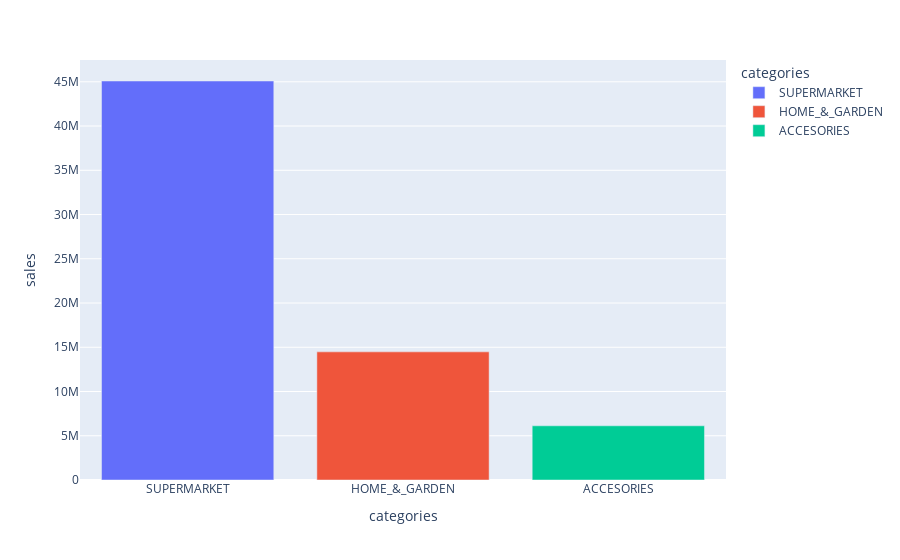

The code cell stored with this chart in its notebook:
### Markdown cell above
### Total de Vendas por Categoria (Ordernado de forma Ascendente)
As categorias são ACCESORIES, HOME_&_GARDEN e SUPERMARKET.

### Code cell
#Overall Sales Category 

sales_df = sales.groupby(['category'])[d_cols].sum()
cat_sales = sales_df.sum(axis = 1).sort_values(ascending=False)
bar_plot = pd.DataFrame({'categories':cat_sales.index, 'sales':cat_sales.values})
fig = px.bar(bar_plot, x='categories', y='sales', color = 'categories')
fig.show()
#img_bytes = fig.to_image(format="png")
#Image(img_bytes)

### Figure 1 — Plotly figure (JSON) as saved in the notebook; plotly's stock layout.template omitted (floating-point values rounded to 4 significant figures)
{"data": [{"alignmentgroup": "True", "hovertemplate": "categories=%{x}<br>sales=%{y}<extra></extra>", "legendgroup": "SUPERMARKET", "marker": {"color": "#636efa", "pattern": {"shape": ""}}, "name": "SUPERMARKET", "offsetgroup": "SUPERMARKET", "orientation": "v", "showlegend": true, "textposition": "auto", "type": "bar", "x": ["SUPERMARKET"], "xaxis": "x", "y": [45089939], "yaxis": "y"}, {"alignmentgroup": "True", "hovertemplate": "categories=%{x}<br>sales=%{y}<extra></extra>", "legendgroup": "HOME_&_GARDEN", "marker": {"color": "#EF553B", "pattern": {"shape": ""}}, "name": "HOME_&_GARDEN", "offsetgroup": "HOME_&_GARDEN", "orientation": "v", "showlegend": true, "textposition": "auto", "type": "bar", "x": ["HOME_&_GARDEN"], "xaxis": "x", "y": [14480670], "yaxis": "y"}, {"alignmentgroup": "True", "hovertemplate": "categories=%{x}<br>sales=%{y}<extra></extra>", "legendgroup": "ACCESORIES", "marker": {"color": "#00cc96", "pattern": {"shape": ""}}, "name": "ACCESORIES", "offsetgroup": "ACCESORIES", "orientation": "v", "showlegend": true, "textposition": "auto", "type": "bar", "x": ["ACCESORIES"], "xaxis": "x", "y": [6124800], "yaxis": "y"}], "layout": {"barmode": "relative", "legend": {"title": {"text": "categories"}, "tracegroupgap": 0}, "margin": {"t": 60}, "xaxis": {"anchor": "y", "categoryarray": ["SUPERMARKET", "HOME_&_GARDEN", "ACCESORIES"], "categoryorder": "array", "domain": [0, 1], "title": {"text": "categories"}}, "yaxis": {"anchor": "x", "domain": [0, 1], "title": {"text": "sales"}}}}
